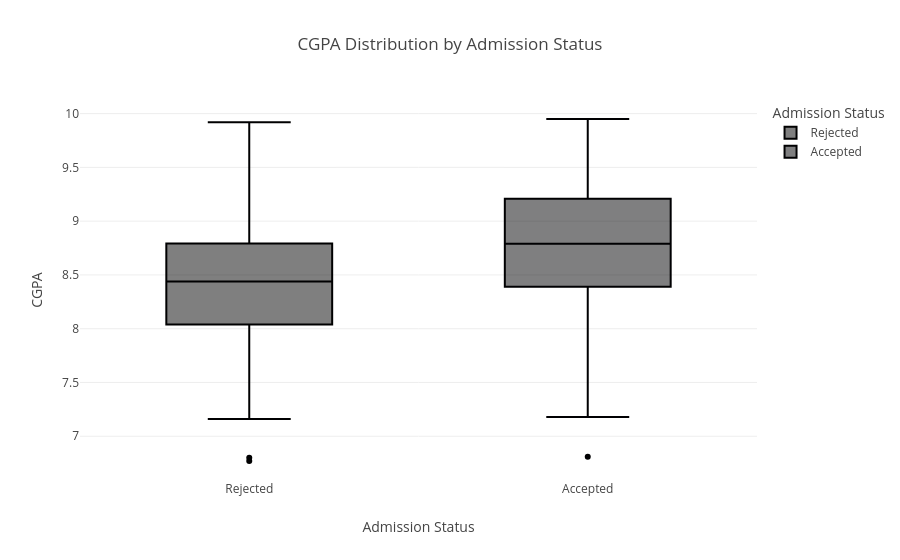

The notebook cell saved with this chart:
### Code cell
# C. CGPA and admission status

fig = px.box(
    df,
    x="Admission Status",
    y="CGPA",
    color="Admission Status",
    title="CGPA Distribution by Admission Status"
)

fig.show()

### Figure 1 — Plotly figure (JSON) as saved in the notebook; plotly's stock layout.template omitted (floating-point values rounded to 4 significant figures; data arrays with more than 128 entries replaced by an {"elided": "..."} marker saying what was removed)
{"data": [{"alignmentgroup": "True", "hovertemplate": "Admission Status=%{x}<br>CGPA=%{y}<extra></extra>", "legendgroup": "Rejected", "marker": {"color": "#000001"}, "name": "Rejected", "notched": false, "offsetgroup": "Rejected", "orientation": "v", "showlegend": true, "type": "box", "x": {"elided": "565 str values"}, "x0": " ", "xaxis": "x", "y": {"elided": "565 float values"}, "y0": " ", "yaxis": "y"}, {"alignmentgroup": "True", "hovertemplate": "Admission Status=%{x}<br>CGPA=%{y}<extra></extra>", "legendgroup": "Accepted", "marker": {"color": "#000002"}, "name": "Accepted", "notched": false, "offsetgroup": "Accepted", "orientation": "v", "showlegend": true, "type": "box", "x": {"elided": "435 str values"}, "x0": " ", "xaxis": "x", "y": {"elided": "435 float values"}, "y0": " ", "yaxis": "y"}], "layout": {"boxmode": "overlay", "legend": {"title": {"text": "Admission Status"}, "tracegroupgap": 0}, "title": {"text": "CGPA Distribution by Admission Status"}, "xaxis": {"anchor": "y", "categoryarray": ["Rejected", "Accepted"], "categoryorder": "array", "domain": [0, 1], "title": {"text": "Admission Status"}}, "yaxis": {"anchor": "x", "domain": [0, 1], "title": {"text": "CGPA"}}}}
